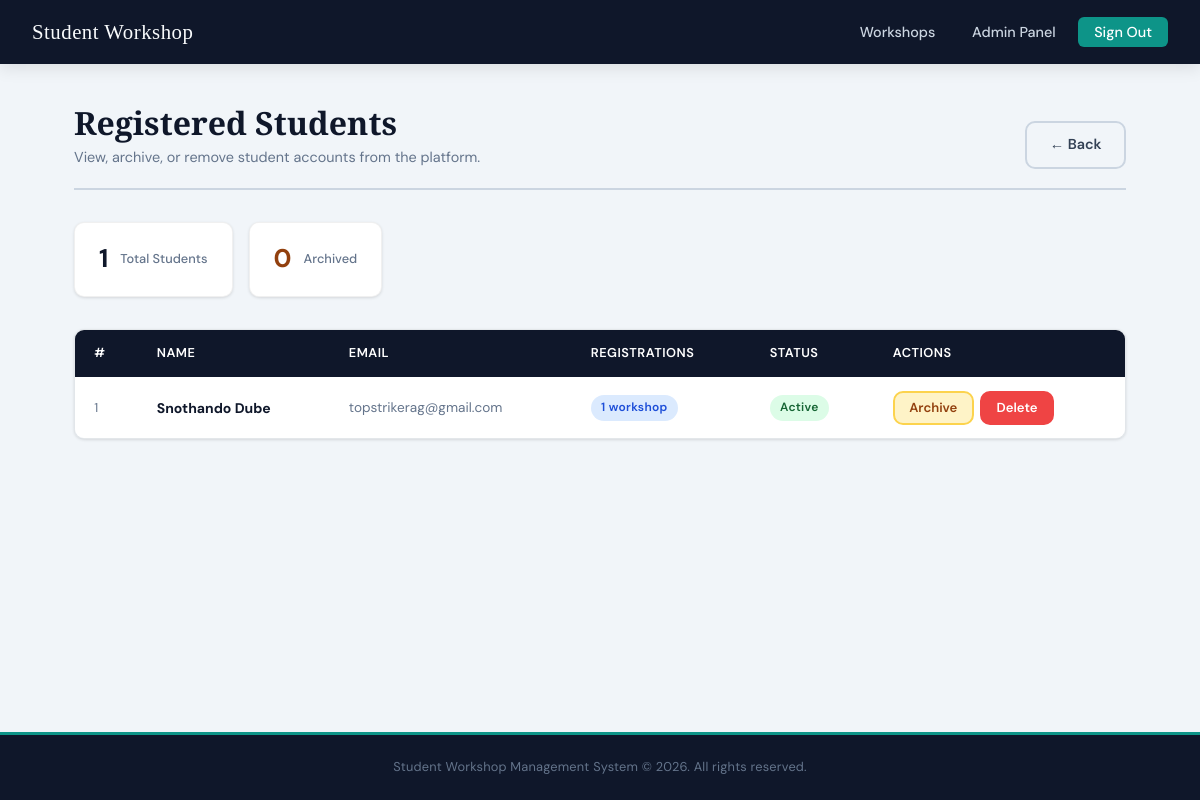
Page /admin/students (signed in) on the earlier database version.
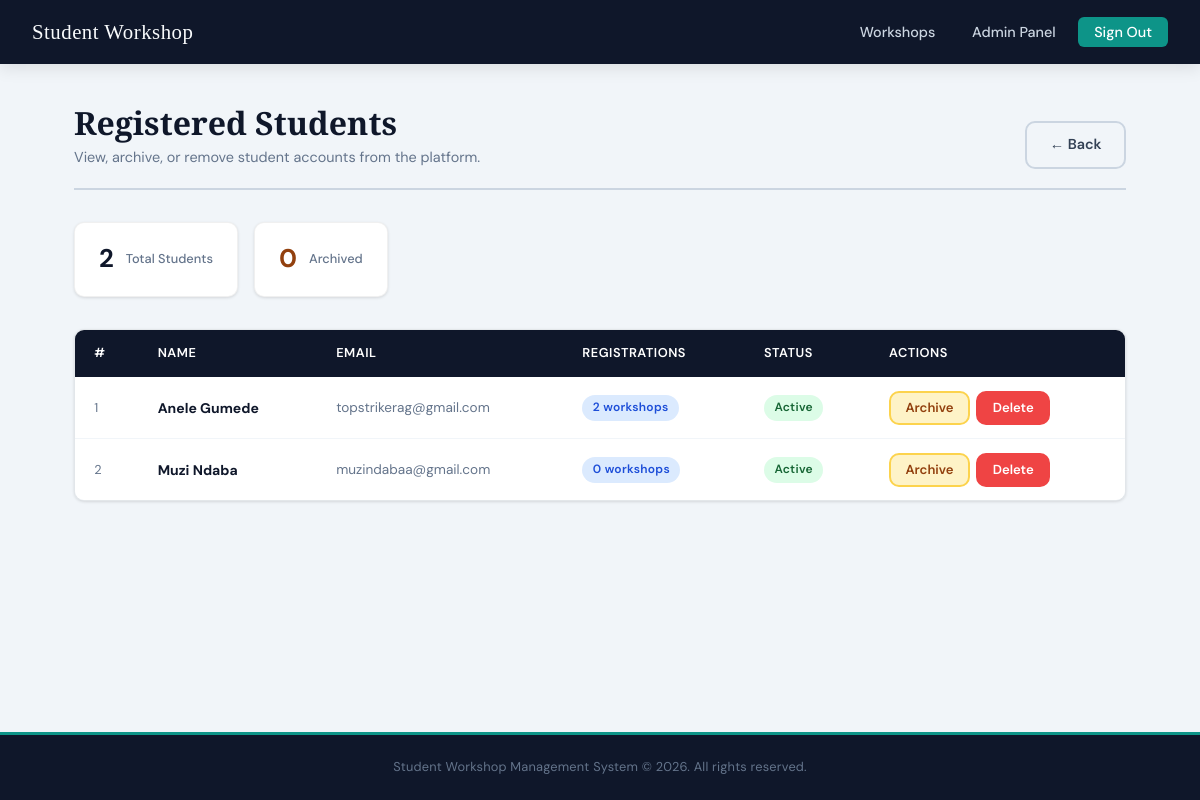
Same page on the later database version.
### tables this page shows
CREATE TABLE users (
            id       INTEGER PRIMARY KEY AUTOINCREMENT,
            name     TEXT    NOT NULL,
            email    TEXT    NOT NULL UNIQUE,
            password TEXT    NOT NULL,
            role     TEXT    NOT NULL DEFAULT 'student',
            archived INTEGER NOT NULL DEFAULT 0
        );

### app.py (the view)
@app.route('/admin/students')
def admin_students():
    if not require_login(role='admin'):
        return redirect(url_for('login'))
    conn = get_db()
    students = conn.execute('''
        SELECT u.id, u.name, u.email, u.archived,
               COUNT(r.id) AS registration_count
        FROM users u
        LEFT JOIN registrations r ON r.user_id = u.id
        WHERE u.role = 'student'
        GROUP BY u.id
        ORDER BY u.archived ASC, u.name ASC
    ''').fetchall()
    conn.close()
    return render_template('admin_students.html', students=students)

### app.py (called while the page is built)
def get_db():
    conn = sqlite3.connect(DATABASE)
    conn.row_factory = sqlite3.Row
    return conn

def require_login(role=None):
    if 'user_id' not in session:
        flash('Please sign in to access that page.', 'warning')
        return False
    if role and session.get('role') != role:
        flash('You do not have permission to access that page.', 'error')
        return False
    return True

### templates/admin_students.html (shortened to what this page needs)
{% extends 'base.html' %}
{% block content %}
<div class="page-wrapper">
  <div class="page-header">
    <div>
      <h1>Registered Students</h1>
      <p>View, archive, or remove student accounts from the platform.</p>
    </div>
    <a href="{{ url_for('admin_dashboard') }}" class="btn btn-ghost">&larr; Back</a>
  </div>
  <div style="display:flex; gap:1rem; margin-bottom:2rem; flex-wrap:wrap;">
    <div style="
      background:white; border-radius:var(--radius);
      border:1px solid rgba(0,0,0,0.06);
      box-shadow:var(--shadow-sm);
      padding:1rem 1.5rem;
      display:flex; align-items:center; gap:0.75rem;
    ">
      <span style="font-size:1.6rem; font-weight:700; color:var(--navy);">
        {{ students|length }}
      </span>
      <span style="font-size:0.8rem; color:var(--grey-500); font-weight:500;">
        Total Students
      </span>
    </div>
    <div style="
      background:white; border-radius:var(--radius);
      border:1px solid rgba(0,0,0,0.06);
      box-shadow:var(--shadow-sm);
      padding:1rem 1.5rem;
      display:flex; align-items:center; gap:0.75rem;
    ">
      <span style="font-size:1.6rem; font-weight:700; color:#92400e;">
        {% set archived_count = [] %}
        {% for s in students %}
          {% if s.archived %}{% set _ = archived_count.append(1) %}{% endif %}
        {% endfor %}
        {{ archived_count|length }}
      </span>
      <span style="font-size:0.8rem; color:var(--grey-500); font-weight:500;">
        Archived
      </span>
    </div>
  </div>
  {% if students %}
    <div class="table-wrapper">
      <table>
        <thead>
          <tr>
            <th>#</th>
            <th>Name</th>
            <th>Email</th>
            <th>Registrations</th>
            <th>Status</th>
            <th>Actions</th>
          </tr>
        </thead>
        <tbody>
          {% for student in students %}
            <tr class="{{ 'row-archived' if student.archived }}">
              <td style="color:var(--grey-500); font-size:0.8rem;">{{ loop.index }}</td>
              <td>
                <strong style="color:var(--navy);">{{ student.name }}</strong>
              </td>
              <td style="font-size:0.85rem; color:var(--grey-500);">{{ student.email }}</td>
              <td>
                <span class="badge badge-navy">
                  {{ student.registration_count }}
                  workshop{{ 's' if student.registration_count != 1 }}
                </span>
              </td>
              <td>
                {% if student.archived %}
                  <span class="badge" style="background:#fef3c7; color:#92400e;">
                    Archived
                  </span>
                {% else %}
                  <span class="badge badge-green">Active</span>
                {% endif %}
              </td>
              <td>
                <div style="display:flex; gap:0.4rem; flex-wrap:wrap;">
                  <form method="POST"
                    action="{{ url_for('archive_user', user_id=student.id) }}">
                    <button type="submit" class="btn btn-archive btn-sm">
                      {{ 'Restore' if student.archived else 'Archive' }}
                    </button>
                  </form>
                  <form method="POST"
                    action="{{ url_for('delete_user', user_id=student.id) }}"
                    onsubmit="return confirm('Permanently delete {{ student.name }}? This cannot be undone.');">
                    <button type="submit" class="btn btn-danger btn-sm">Delete</button>
                  </form>
                </div>
              </td>
            </tr>
          {% endfor %}
        </tbody>
      </table>
    </div>
  {% endif %}
</div>
{% endblock %}

Differences in the rows shown:
now on this page (row edited): users: name "Anele Gumede", email "topstrikerag@gmail.com", registration_count "2", registration_count "s", shows "Active", archived "Archive"
changed users: name "Snothando Dube" → "Muzi Ndaba"; email "topstrikerag@gmail.com" → "muzindabaa@gmail.com"; registration_count "1" → "0"; registration_count (not shown) → "s"
Other differences:
{{ students|length }}: "1" → "2"
